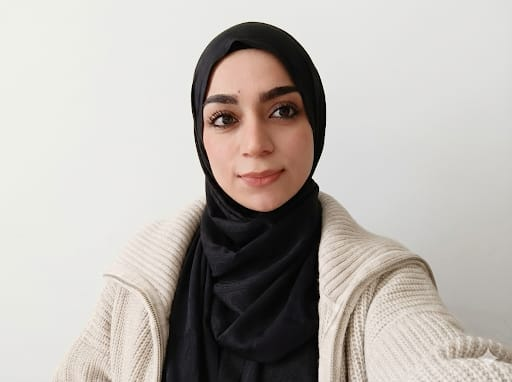
#> input picture lab2/kendi_foto.jpeg, 512 x 382 px, found by its file name
$ jupyter execute '233405040_ödev.ipynb'
#> lines starting #> are read from the running program, lines starting #| are printed output that depends on the picture
[cell 1]
#1.fotoğrafı okuyup gri tonlamaya çevirmek
import cv2
import numpy as np
import matplotlib.pyplot as plt
img = cv2.imread('kendi_foto.jpeg')
#> img is the input picture: shape (382, 512, 3); mean B, G, R 173.4, 178.5, 184
gray_img = cv2.cvtColor(img, cv2.COLOR_BGR2GRAY)
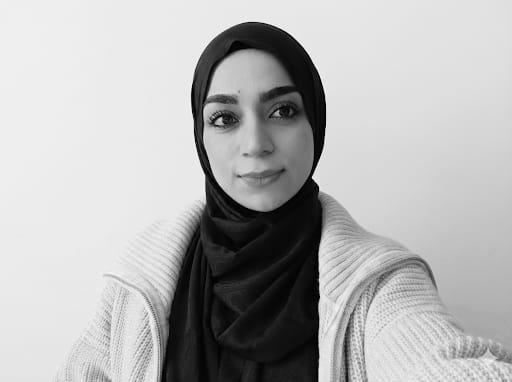
#> gray_img: shape (382, 512); min 0, max 255, mean 179.6

plt.imshow(gray_img, cmap='gray')
plt.title("Gri Tonlamalı Fotoğraf")
plt.axis('off')
plt.show()

[cell 2]
# 2. Matris boyutlarını yazdır
yukseklik, genislik = gray_img.shape
#> yukseklik = 382; genislik = 512
print(f"Görüntü Boyutları: {yukseklik} x {genislik} piksel")
#| Görüntü Boyutları: 382 x 512 piksel

[cell 3]
# 3. ROI Slicing
# face_roi = gray_img[y1:y2, x1:x2]
face_roi = gray_img[60:200, 200:315]
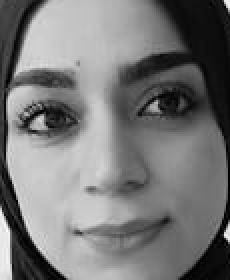
#> face_roi: shape (140, 115) (shown 2 times larger); min 0, max 254, mean 119.5
plt.imshow(face_roi, cmap='gray')
plt.title("Kesilen Yüz Bölgesi (ROI)")
plt.axis('off')
plt.show()
cv2.waitKey(0)

[cell 4]
# 4. 2-bit (4 renk) Nicemleme: normalde resimler 8 bit üzerinden, 2^8=256 skalada değişiyordu.
#biz 4 bit üzerinden yapacağımız için bu da false contourşnge neden olacaktır..
bit_seviyesi = 2
renk_sayisi = 2 ** bit_seviyesi # 4
aralik = 256 // renk_sayisi # 64

# Numpy matris matematiği ile nicemleme
# burada 256/4=64 olduğundan dolayı renkler 0-63,64-127.. şeklinde aralıklarda değişir.
quantized_face = (face_roi // aralik) * aralik
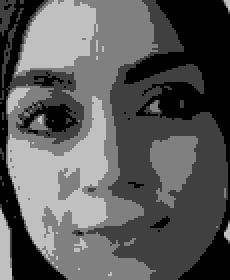
#> quantized_face: shape (140, 115) (shown 2 times larger); min 0, max 192, mean 90.5

plt.figure(figsize=(10,5))
plt.subplot(1, 2, 1)
plt.imshow(face_roi, cmap='gray')
plt.title("Orijinal ROI")

plt.subplot(1, 2, 2)
plt.imshow(quantized_face, cmap='gray')
plt.title("2-bit Nicemlenmiş (False Contouring)")
plt.show()
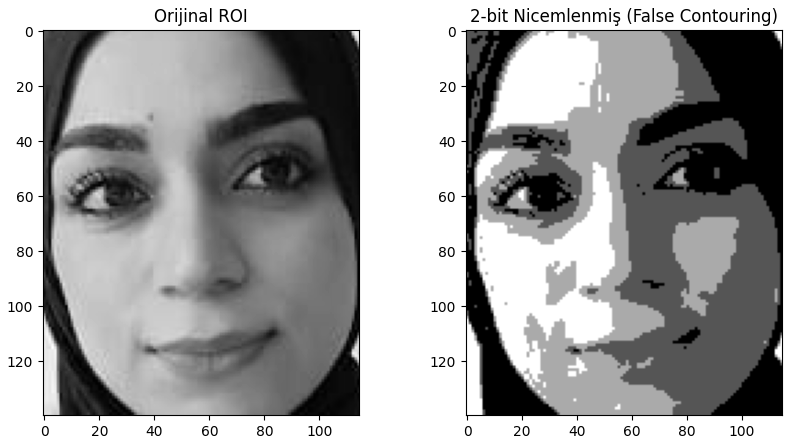
#> figure drawn by matplotlib, 2 panels
